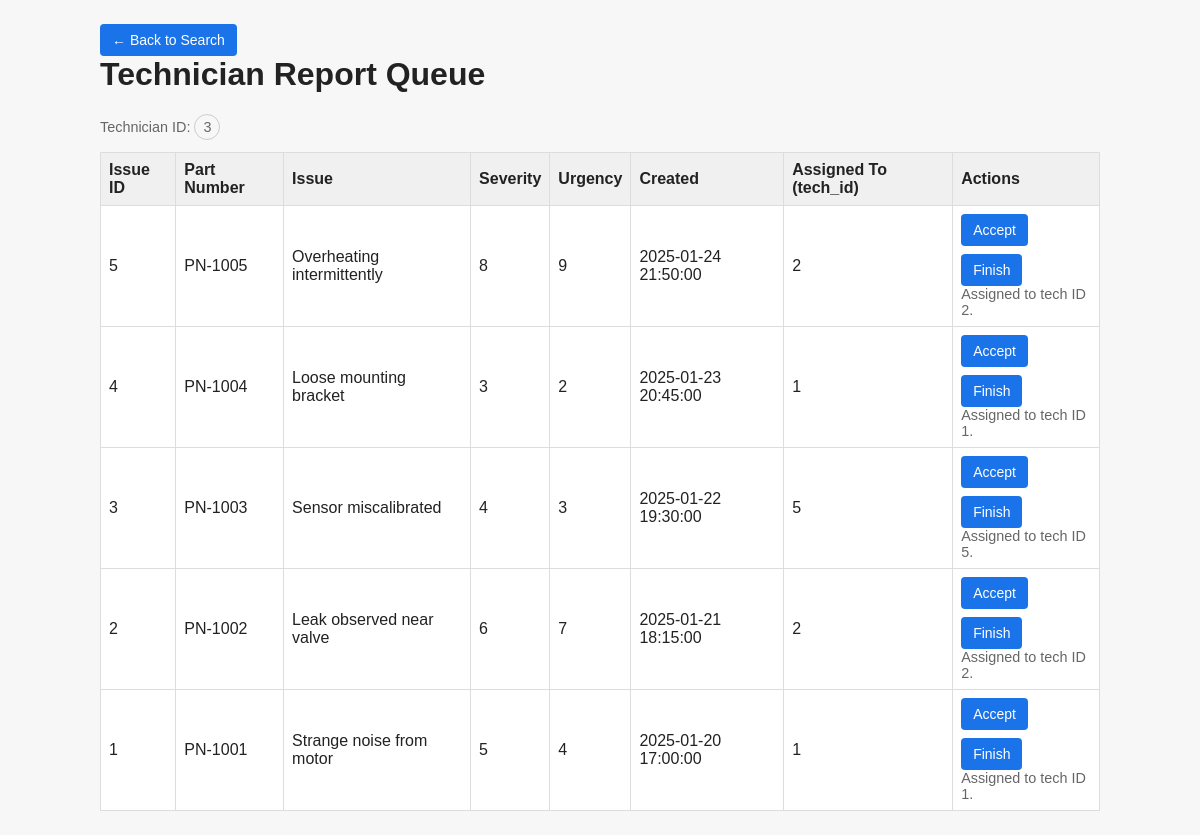
/swaps_project/technician.php (signed in), run on the app's committed database.
### tables this page shows
CREATE TABLE `reports` (
	`issue_id` INT AUTO_INCREMENT PRIMARY KEY COMMENT 'admin only',
	`part_number` VARCHAR(255) NOT NULL COMMENT 'all',
	`issue` TEXT NOT NULL COMMENT 'all',
	 
	`severity` TINYINT UNSIGNED COMMENT 'tech only',
	`urgency` TINYINT UNSIGNED COMMENT 'tech only',
	 
	`performed_by` INT COMMENT 'tech user_id',
	`created_at` DATETIME DEFAULT CURRENT_TIMESTAMP COMMENT 'record created timestamp',
	FOREIGN KEY (`performed_by`) REFERENCES `users`(`user_id`) ON DELETE SET NULL
);

### swaps_project/technician.php (the view, shortened to what this page needs)
<?php
require_once __DIR__ . '/config.php';
function pdo_conn(): PDO {
  return getPDOConnection();
}
function e(string $s): string { return htmlspecialchars($s, ENT_QUOTES, "UTF-8"); }
function formatSingaporeTime(?string $datetime): string {
  try {
    $dt = new DateTime($datetime, new DateTimeZone('UTC'));
    $dt->setTimezone(new DateTimeZone('Asia/Singapore'));
    return $dt->format('Y-m-d H:i:s');
  } catch (Throwable $e) {
    return $datetime;
  }
}
$techId = $_SESSION['user_id'] ?? 0;
try {
  $pdo = pdo_conn();
} catch (Throwable $e) {
  http_response_code(500);
  error_log('Technician DB connection error: ' . $e->getMessage());
  echo "DB connection failed. Check DB settings in technician.php.";
  exit;
}
$stmt = $pdo->prepare("
  SELECT issue_id, part_number, issue, severity, urgency, created_at, performed_by
  FROM reports
  ORDER BY created_at DESC
");
$stmt->execute();
$rows = $stmt->fetchAll();
?>
<!doctype html>
<html lang="en">
<head>
  <link rel="stylesheet" href="/swaps_project/styles.css">
</head>
<body>
  <div class="wrap">
    <a href="/swaps_project/search.php" class="btn-back">← Back to Search</a>
    <div class="bar">
      <div>
        <h1>Technician Report Queue</h1>
        <div class="small">Technician ID: <span class="pill"><?= e((string)$techId) ?></span></div>
      </div>
    </div>
    <table>
      <thead>
        <tr>
          <th>Issue ID</th>
          <th>Part Number</th>
          <th>Issue</th>
          <th>Severity</th>
          <th>Urgency</th>
          <th>Created</th>
          <th>Assigned To (tech_id)</th>
          <th>Actions</th>
        </tr>
      </thead>
      <tbody>
      <?php if (!$rows): ?>
        <tr><td colspan="8">No reports found.</td></tr>
      <?php else: ?>
        <?php foreach ($rows as $r): ?>
          <?php
            $canAccept = empty($r["performed_by"]);
            $canFinish = (int)($r["performed_by"] ?? 0) === $techId;
          ?>
          <tr>
            <td><?= e((string)$r["issue_id"]) ?></td>
            <td><?= e((string)$r["part_number"]) ?></td>
            <td><?= e((string)$r["issue"]) ?></td>
            <td><?= e((string)$r["severity"]) ?></td>
            <td><?= e((string)$r["urgency"]) ?></td>
            <td><?= e(formatSingaporeTime($r["created_at"])) ?></td>
            <td><?= e((string)($r["performed_by"] ?? "")) ?></td>
            <td>
              <form method="post" class="inline-form-flex">
                <button class="btn accept <?= $canAccept ? "" : "disabled" ?>"
                        type="submit" name="action" value="accept" <?= $canAccept ? "" : "disabled" ?>>
                  Accept
                </button>
                <button class="btn finish <?= $canFinish ? "" : "disabled" ?>"
                        type="submit" name="action" value="finish" <?= $canFinish ? "" : "disabled" ?>>
                  Finish
                </button>
              </form>
              <div class="small">
                <?php if ((int)($r["performed_by"] ?? 0) > 0 && (int)($r["performed_by"] ?? 0) !== $techId): ?>
                  Assigned to tech ID <?= e((string)$r["performed_by"]) ?>.
                <?php endif; ?>
              </div>
            </td>
          </tr>
        <?php endforeach; ?>
      <?php endif; ?>
      </tbody>
    </table>
  </div>
</body>
</html>

### swaps_project/styles.css (style rules this page uses)
body { font-family: Arial, sans-serif; margin: 24px; background: #f7f7f7; color: #222; }
a { color: #1a73e8; text-decoration: none; }
.container, .card, .wrap { max-width: 1000px; margin: 0 auto; }
h1, h2, h3 { margin-top: 0; }
button, .btn, .btn-back, .nav a { display: inline-block; padding: 8px 12px; background: #1a73e8; color: #fff; border: none; border-radius: 4px; cursor: pointer; text-decoration: none; font-size: 14px; }
.table, table { border-collapse: collapse; width: 100%; margin-top: 12px; background: #fff; }
th, td { border: 1px solid #ddd; padding: 8px; text-align: left; }
th { background: #f0f0f0; }
.inline-form-flex { display: flex; gap: 8px; flex-wrap: wrap; }
.small { font-size: 0.9em; color: #666; }
.pill { display: inline-block; padding: 4px 8px; border: 1px solid #ccc; border-radius: 999px; }

### data on the page
reports: issue_id "5", part_number "PN-1005", issue "Overheating intermittently", severity "8", urgency "9", created_at "2025-01-24 21:50:00", performed_by "2"
reports: issue_id "4", part_number "PN-1004", issue "Loose mounting bracket", severity "3", urgency "2", created_at "2025-01-23 20:45:00", performed_by "1"
reports: issue_id "3", part_number "PN-1003", issue "Sensor miscalibrated", severity "4", urgency "3", created_at "2025-01-22 19:30:00", performed_by "5"
reports: issue_id "2", part_number "PN-1002", issue "Leak observed near valve", severity "6", urgency "7", created_at "2025-01-21 18:15:00", performed_by "2"
reports: issue_id "1", part_number "PN-1001", issue "Strange noise from motor", severity "5", urgency "4", created_at "2025-01-20 17:00:00", performed_by "1"

### other printed values
$techId "3"
